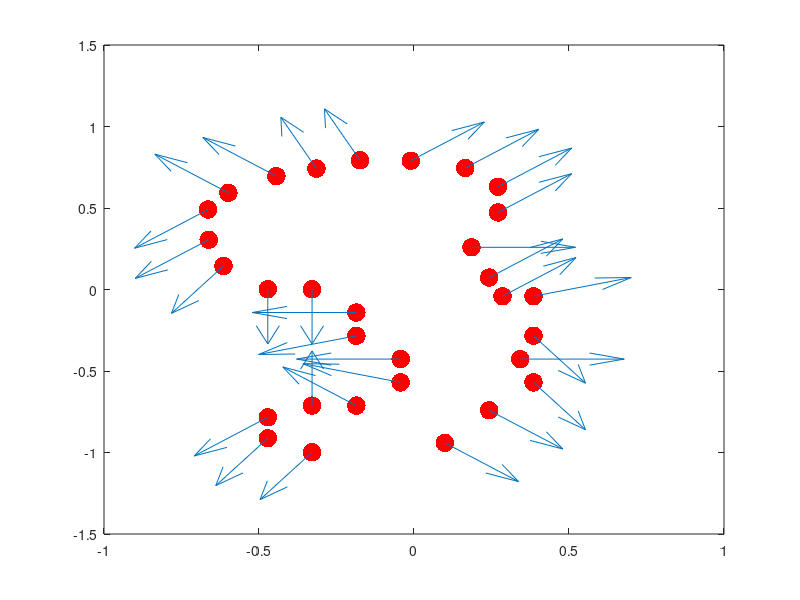

Write MATLAB code to recreate this figure. (Note: this script raises an error after producing the figure.)
% GPIS learning
% 2D example, Sphere mean and normals

close all; clear all; clc;

%% Data
% X = [0,-0.5;
%     -0.3,-0.1;
%     0.5,-1.0;
%      -0.5,0.5;
%      0.5,0.5;
%     1,0]';
% 
% f = [   0,-cos(20/180*pi),-sin(20/180*pi),...
%         0,-cos(45/180*pi),-sin(45/180*pi),...
%         0,-cos(120/180*pi),-sin(120/180*pi),...
%         0, -cos(45/180*pi), sin(45/180*pi),...
%         0, cos(45/180*pi), sin(45/180*pi),...
%         0,1,0]';
%     
% Data
X = ([-0.301861, -3.988338;
	 -0.301861, -2.988338;
	 -1.301861, -1.988338;
	 -1.301861, -0.988338;
	 -2.301861, 0.011662;
	 -3.301861, 0.011662;
	 -4.301861, 1.011662;
	 -1.301861, -4.988338;
	 -2.301861, -4.988338;
	 -3.301861, -5.488338;
	 -3.301861, -6.388338;
	 -2.301861, -6.988338;
	 0.698139, -6.588338;
	 1.698139, -5.188338;
	 2.698139, -3.988338;
	 2.398139, -2.988338;
	 2.698139, -1.988338;
	 2.698139, -0.288338;
	 1.998139, -0.288338;
	 1.698139, 0.511662;
	 1.298139, 1.811662;
	 1.898139, 3.311662;
	 1.898139, 4.411662;
	 1.154870, 5.217616;
	 -0.071972, 5.531043;
	 -1.218218, 5.548953;
	 -2.203273, 5.190751;
	 -3.107733, 4.868369;
	 -4.191293, 4.151966;
	 -4.648001, 3.435562;
	 -4.636122, 2.137056]')/7;

f = [   0,-cos(20/180*pi),sin(20/180*pi),...
        0,-cos(0/180*pi),sin(0/180*pi),...
        0,-cos(20/180*pi),-sin(20/180*pi),...
        0, -cos(0/180*pi), sin(0/180*pi),...
        0, cos(90/180*pi), -sin(90/180*pi),...
        0,cos(90/180*pi),-sin(90/180*pi),...
        0,cos(120/180*pi),-sin(120/180*pi),...
        0, -cos(45/180*pi), sin(45/180*pi),...
        0, cos(90/180*pi), sin(90/180*pi),...
        0,-cos(45/180*pi),-sin(45/180*pi),...
        0,cos(120/180*pi),-sin(120/180*pi),...
        0, -cos(60/180*pi), -sin(60/180*pi),...
        0, cos(45/180*pi), -sin(45/180*pi),...
        0,cos(45/180*pi),-sin(45/180*pi),...
        0,-cos(120/180*pi),-sin(120/180*pi),...
        0,cos(0/180*pi),sin(0/180*pi),...
        0,-cos(120/180*pi),-sin(120/180*pi),...
        0, cos(20/180*pi), sin(20/180*pi),...
        0, cos(45/180*pi), sin(45/180*pi),...
        0,cos(45/180*pi),sin(45/180*pi),...
        0,cos(0/180*pi),sin(0/180*pi),...
        0, cos(45/180*pi), sin(45/180*pi),...
        0, cos(45/180*pi), sin(45/180*pi),...
        0, cos(45/180*pi), sin(45/180*pi),...
        0, cos(45/180*pi), sin(45/180*pi),...
        0,-cos(70/180*pi),sin(70/180*pi),...
        0,-cos(70/180*pi),sin(70/180*pi),...
        0, -cos(45/180*pi), sin(45/180*pi),...
        0, -cos(45/180*pi), sin(45/180*pi),...
        0,-cos(45/180*pi),-sin(45/180*pi),...
        0, -cos(45/180*pi), -sin(45/180*pi)]';

data = reshape(f, [3,length(X)])';
m = length(X); 

plot(X(1,:), X(2,:), 'r.', 'MarkerSize',40);
hold on;
quiver(X(1,:)', X(2,:)', data(:,2), data(:,3));


sigma = 0.3;
gamma = 5;
noiseVal = 0.1;
noiseGrad = 0.1;
display('Computing means');
R = 1;
cen = [0.0, 0.0]';
mean = @(x) 1/2/R*((x-cen)'*(x-cen) - R^2);
meandx = @(x) 1/R*((x(1)-cen(1)));
meandy = @(x) 1/R*((x(2)-cen(2)));

display('Computing mean and covariance of data');
K = ComputeFullKder(sigma, gamma, X, noiseVal, noiseGrad);
for i = 1:m
    mu((i-1)*3 +1) = mean(X(:,i));
    mu((i-1)*3 +2) = meandx(X(:,i));
    mu((i-1)*3 +3) = meandy(X(:,i));
end
mu = mu';

%% Efficiend draw
iterations = 5;

xLimits = [-1.5, 1.5];
yLimits = [-1.5, 1.5];
centroid = [sum(xLimits)/2, sum(yLimits)/2];

% 2 valid, 1 new, 0 invalid.
root = {2,  {}, xLimits, yLimits, centroid, -1};
Qmat = inv(K)*(f - mu);

evalFun = @(x) [mean(x), meandx(x), meandy(x)]' + ComputeKderX1X2(sigma, gamma, x, X)*Qmat;
tic
root = expandCell(root,evalFun, 2);
root = expandCell(root,evalFun, 2);
% root = expandCell(root,evalFun, 2);
% root = expandCell(root,evalFun, 2);
for iter=1:iterations
    % Validate branches
    root = validatePoints(root, root, evalFun);
    
%     figure();points = [];
%     cols = [];
%     [points, cols] = getPointsTree(points, cols, root,false);
%     plot3(points(:,1), points(:,2), cols, 'o')
%     pause();
%     close all;
    
    % Expand tree
    root = expandCell(root, evalFun, 1);  
end
root = validatePoints(root, root, evalFun);
toc
figure();
hold on;
plot(X(1,:), X(2,:), 'r.', 'MarkerSize',40);
points = [];
cols = [];
% [points, cols] = getPointsTree(points, cols, root,false);
% plot3(points(:,1), points(:,2), cols, 'o')
quiver(X(1,:)', X(2,:)', data(:,2), data(:,3));
grid;
axis([-1.5 1.5 -1.5 1.5]);

surface = getPointsTree(points, cols, root, true);
plot(surface(:,1), surface(:,2), 'go');
%% Ground Truth
% [Xg,Yg] = meshgrid(-1.4:0.2:1.4,-1.4:0.2:1.4);
% [d1,d2] = size(Xg);
% Xs = [reshape(Xg,d1*d2,1),reshape(Yg,d1*d2,1)]';
% n = length(Xs);
% 
% for i = 1:n
%     mus((i-1)*3 +1) = mean(Xs(:,i));
%     mus((i-1)*3 +2) = meandx(Xs(:,i));
%     mus((i-1)*3 +3) = meandy(Xs(:,i));
% end
% mus = mus';
% Ks = ComputeKderX1X2(sigma, gamma, Xs, X)';
% Kss = ComputeFullKder(sigma, gamma, Xs, noiseVal, noiseGrad);
% 
% fs = mus + Ks'*inv(K)*(f - mu);
% sig = Kss' - Ks'*inv(K)*Ks;
% 
% Fs = reshape(fs(1:3:end),d1,d2);
% 
% figure();
% hold on;
% plot(X(1,:), X(2,:), 'r.', 'MarkerSize',40);
% contour(Xg,Yg,Fs,[0 0], 'LineWidth',2,'color', 'r');
% quiver(X(1,:)', X(2,:)', data(:,2), data(:,3));